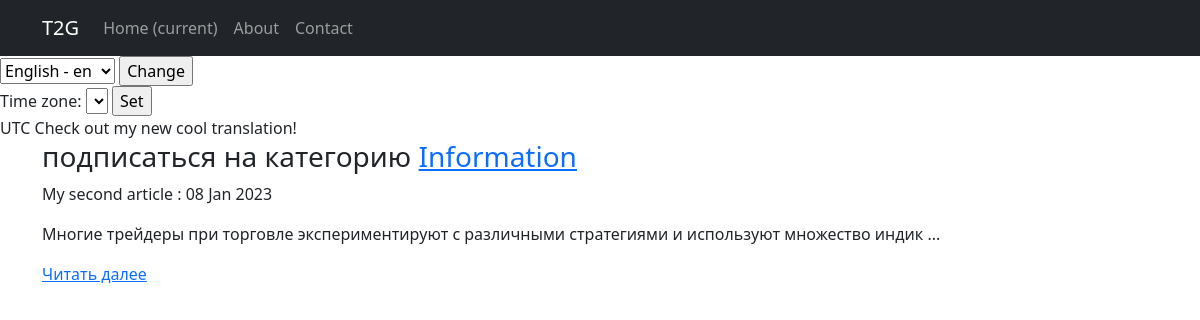
Before: /news/category/3/ with the older database file.
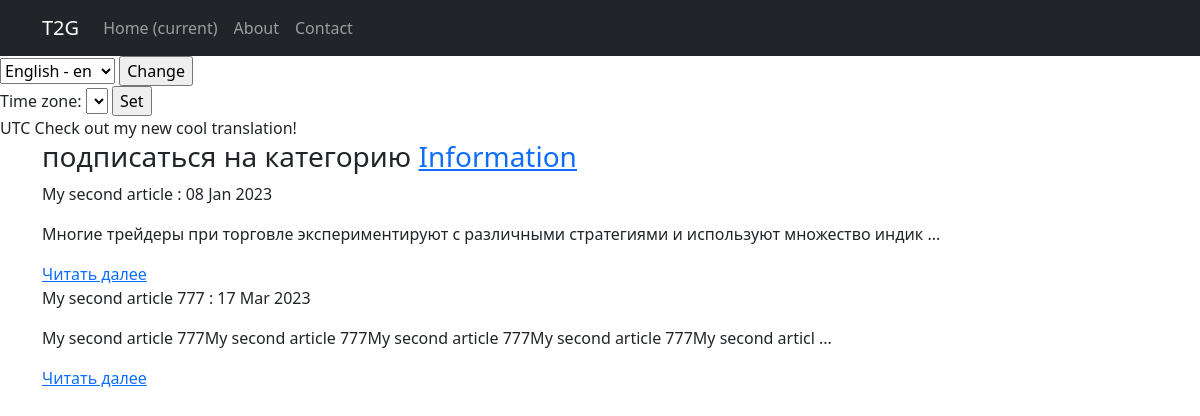
After: the same page with the newer database file.
### NewsPortal/models.py (models this page shows, shortened)
class Post(models.Model): #post
    author = models.ForeignKey(Author,on_delete=models.CASCADE)
    NEWS = 'NW'
    ARTICLE = 'AR'
    POST = 'PST'
    CASES = 'CS'
    CATEGORY_CHOICES = (
        (NEWS, _('News')),
        (ARTICLE, 'Статья'),
        (POST, 'Пост'),
        (CASES, 'Кейс')
    )
    categoryType = models.CharField(max_length= 4, choices=CATEGORY_CHOICES, default=POST )
    dateCreation = models.DateTimeField(auto_now_add=True)
    postCategory = models.ManyToManyField(Category, through='PostCategory') #связь many2many с классом PostCategory
    postTitle = models.CharField(max_length = 255)
    postText = models.TextField()
    postRating = models.SmallIntegerField(default=0) #rating из класса автор
    slug = models.SlugField(max_length=128, unique=False, null=True)
    def preview(self):
        return f'{self.postText[0:100]}{" ..."}' #форматирование лучший вариант нежели просто конкатенация

### NewsPortal/views.py (the view)
# urls.py: path('news/category/<int:pk>/', PostCategoryListView.as_view(), name = 'category')
class PostCategoryListView(ListView):
    model = Post
    ordering = '-dateCreation'
    template_name = 'news/post_category.html'
    context_object_name = 'Posts'
    paginate_by = 10  # вот так мы можем указать количество записей на странице
    def get_queryset(self):
        self.id = resolve(self.request.path_info).kwargs['pk']
        queryset = Post.objects.filter(
            postCategory=Category.objects.get(id=self.id))
        return queryset
    def get_context_data(self, **kwargs):
        context = super().get_context_data(**kwargs)
        context['post_category'] = Category.objects.get(
            id=self.id)  # передаем в  шаблон
        return context

### NewsPortal/templates/news/post_category.html (shortened to what this page needs)
{% extends 'default.html' %}
{% block content %}
{% if post_category.id %}
<h3>
    подписаться на категорию
    <a href="{% url 'news:category' post_category.id %}"> {{ post_category.name }} </a>
</h3>
{% endif %}
{% for post in Posts %}
{% if post %}
<p>{{ post.postTitle }} : {{post.dateCreation|date:'d M Y'}}
<p>
<p>{{ post.preview}} </p>
<a href="{% url 'news:postDetail' post.id %}"> Читать далее</a>
{% else %}
<h2> Нет постов в данной категории </h2>
{% endif %}
{% endfor %}
{% endblock content %}

Changed rows visible on the page:
added Post: postTitle "My second article 777", dateCreation "17 Mar 2023", preview "My second article 777My second article 777My second article 777My second article 777My second articl ..."
